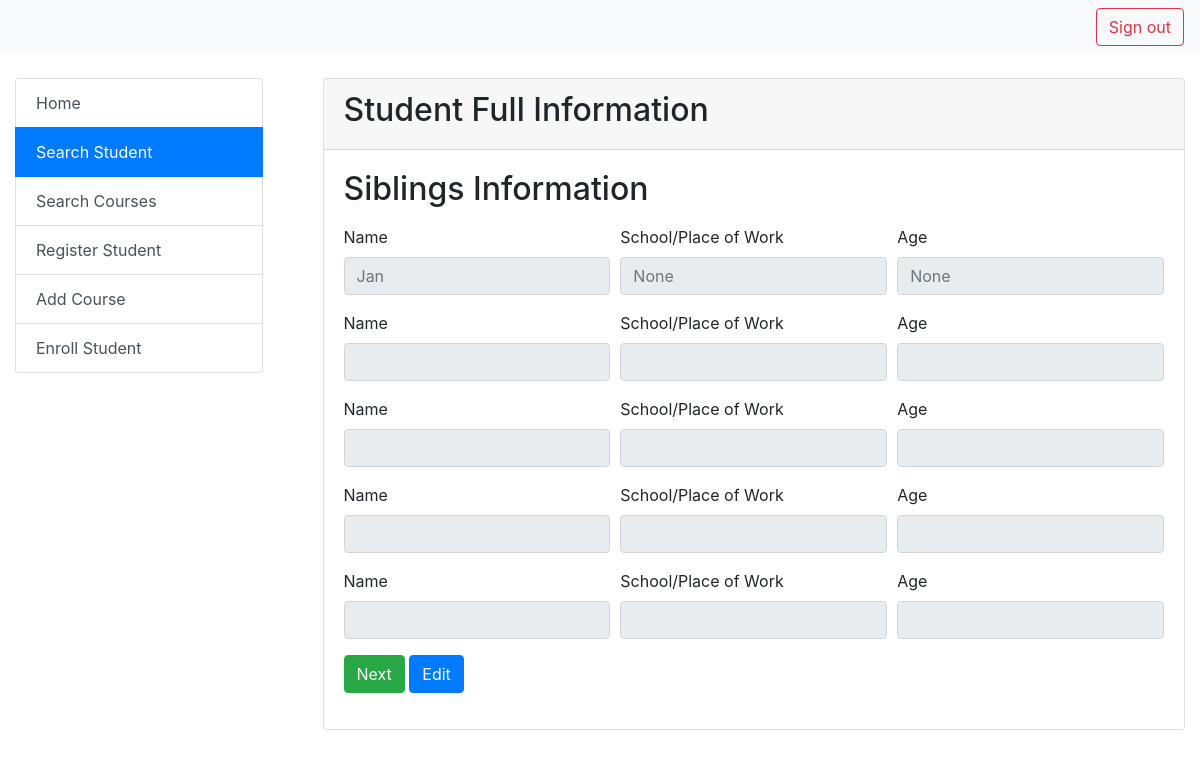
The page /About_Four.php?student_lrn=128138070151 (signed in) on the database its author committed.
### tables this page shows
CREATE TABLE `student_ranking` (
  `student_rank_id` int(40) NOT NULL,
  `Sibling_name` varchar(40) DEFAULT NULL,
  `Sibling_name_2` varchar(40) DEFAULT NULL,
  `Sibling_name_3` varchar(40) DEFAULT NULL,
  `Sibling_name_4` varchar(40) DEFAULT NULL,
  `Sibling_name_5` varchar(40) DEFAULT NULL,
  `Sibling_name_6` varchar(40) DEFAULT NULL,
  `Sibling_name_7` varchar(40) DEFAULT NULL,
  `Sibling_name_8` varchar(40) DEFAULT NULL,
  `Sibling_name_9` varchar(40) DEFAULT NULL,
  `School_work` varchar(40) DEFAULT NULL,
  `School_work_2` varchar(40) DEFAULT NULL,
  `School_work_3` varchar(40) DEFAULT NULL,
  `School_work_4` varchar(40) DEFAULT NULL,
  `School_work_5` varchar(40) DEFAULT NULL,
  `School_work_6` varchar(40) DEFAULT NULL,
  `School_work_7` varchar(40) DEFAULT NULL,
  `School_work_8` varchar(40) DEFAULT NULL,
  `School_work_9` varchar(40) DEFAULT NULL,
  `Age` varchar(40) DEFAULT NULL,
  `Age_1` varchar(40) DEFAULT NULL,
  `Age_2` varchar(40) DEFAULT NULL,
  `Age_3` varchar(40) DEFAULT NULL,
  `Age_4` varchar(40) DEFAULT NULL,
  `Age_5` varchar(40) DEFAULT NULL,
  `Age_6` varchar(40) DEFAULT NULL,
  `Age_7` varchar(40) DEFAULT NULL,
  `Age_8` varchar(40) DEFAULT NULL,
  `Age_9` varchar(40) DEFAULT NULL,
  `student_lrn` varchar(40) DEFAULT NULL
);

### About_Four.php (the view, shortened to what this page needs)
<?php
    include("Connect.php");
?>
<html lang="en">
    <head>
        <link rel="stylesheet" href="css/bootstrap.min.css">
    </head>
    <body>
        <?php
                if(isset($_GET['student_lrn']) && !empty($_GET['student_lrn'])) {
                    $student_lrn = $_GET['student_lrn'];
                }
        ?>
        <nav class="navbar navbar-light bg-light justify-content-between">
            <a class="btn btn-outline-danger my-2 my-sm-0" readonly type="submit" href="Logout.php">Sign out</a>
        </nav>
        <div class="row mt-4">
            <div class="col-6 col-md-3">
                <div class="container">
                    <div class="list-group">
                        <a href="Profile.php" class="list-group-item list-group-item-action">Home</a>
                        <a href="Student_Search.php" class="list-group-item list-group-item-action active">Search Student</a>
                        <a href="Courses_Search.php" class="list-group-item list-group-item-action">Search Courses</a>
                        <a href="Student_Register.php" class="list-group-item list-group-item-action">Register Student</a>
                        <a href="Add_Courses.php" class="list-group-item list-group-item-action">Add Course</a>
                        <a href="Student_Enroll.php" class="list-group-item list-group-item-action">Enroll Student</a>
                        </div>
                    </div>
            </div>
            <div class="col-11 col-md-9">
               <div class="container">
                    <div class="card">
                        <div class="card-header">
                            <h2>Student Full Information</h2>
                        </div>
                        <div class="card-body">
                            <div class="form-group">
                                <h2>Siblings Information</h2>
                            </div>
                            <?php
                                if(isset($_GET['student_lrn']) && !empty($_GET['student_lrn'])) {
                                    $student_lrn = $_GET['student_lrn'];
                                }
                            ?>
                            <?php
                                    $sql = "SELECT * FROM `student_ranking`
                                            INNER JOIN student_info ON `student_ranking`.`student_lrn` = student_info.student_lrn
                                            WHERE student_ranking.student_lrn = '$student_lrn';";
                                    $query = mysqli_query($connect, $sql);
                                    $fetch = mysqli_fetch_array($query);
                            ?>
                            <form>
                            <div class="form-row">
                                    <div class="form-group col-md-4">
                                        <label for="inputEmail4">Name</label>
                                        <input readonly type="text" class="form-control" id="inputEmail4" placeholder="<?php echo $fetch['Sibling_name']; ?>" name="SiblingsName1">
                                    </div>
                                    <div class="form-group col-md-4">
                                        <label for="inputPassword4">School/Place of Work</label>
                                        <input readonly type="text" class="form-control" id="inputPassword4" placeholder="<?php echo $fetch['School_work']; ?>" name="SiblingsPlace1">
                                    </div>
                                    <div class="form-group col-md-4">
                                        <label for="inputPassword4">Age</label>
                                        <input readonly type="text" class="form-control" id="inputPassword4" placeholder="<?php echo $fetch['Age']; ?>" name="SiblingsAge1">
                                    </div>
                                </div>
                                <div class="form-row">
                                    <div class="form-group col-md-4">
                                        <label for="inputEmail4">Name</label>
                                        <input readonly type="text" class="form-control" id="inputEmail4" placeholder="<?php echo $fetch['Sibling_name_2']; ?>" name="SiblingsName2">
                                    </div>
                                    <div class="form-group col-md-4">
                                        <label for="inputPassword4">School/Place of Work</label>
                                        <input readonly type="text" class="form-control" id="inputPassword4" placeholder="<?php echo $fetch['School_work_2']; ?>" name="SiblingsPlace2">
                                    </div>
                                    <div class="form-group col-md-4">
                                        <label for="inputPassword4">Age</label>
                                        <input readonly type="text" class="form-control" id="inputPassword4" placeholder="<?php echo $fetch['Age_2']; ?>" name="SiblingsAge2">
                                    </div>
                                </div>
                                <div class="form-row">
                                    <div class="form-group col-md-4">
                                        <label for="inputEmail4">Name</label>
                                        <input readonly type="text" class="form-control" id="inputEmail4" placeholder="<?php echo $fetch['Sibling_name_3']; ?>" name="SiblingsName3">
                                    </div>
                                    <div class="form-group col-md-4">
                                        <label for="inputPassword4">School/Place of Work</label>
                                        <input readonly type="text" class="form-control" id="inputPassword4" placeholder="<?php echo $fetch['School_work_3']; ?>" name="SiblingsPlace3">
                                    </div>
                                    <div class="form-group col-md-4">
                                        <label for="inputPassword4">Age</label>
                                        <input readonly type="text" class="form-control" id="inputPassword4" placeholder="<?php echo $fetch['Age_3']; ?>" name="SiblingsAge3">
                                    </div>
                                </div>
                                <div class="form-row">
                                    <div class="form-group col-md-4">
                                        <label for="inputEmail4">Name</label>
                                        <input readonly type="text" class="form-control" id="inputEmail4" placeholder="<?php echo $fetch['Sibling_name_4']; ?>" name="SiblingsName4">
                                    </div>
                                    <div class="form-group col-md-4">
                                        <label for="inputPassword4">School/Place of Work</label>
                                        <input readonly type="text" class="form-control" id="inputPassword4" placeholder="<?php echo $fetch['School_work_4']; ?>" name="SiblingsPlace4">
                                    </div>
                                    <div class="form-group col-md-4">
                                        <label for="inputPassword4">Age</label>
                                        <input readonly type="text" class="form-control" id="inputPassword4" placeholder="<?php echo $fetch['Age_4']; ?>" name="SiblingsAge4">
                                    </div>
                                </div>
                                <div class="form-row">
                                    <div class="form-group col-md-4">
                                        <label for="inputEmail4">Name</label>
                                        <input readonly type="text" class="form-control" id="inputEmail4" placeholder="<?php echo $fetch['Sibling_name_5']; ?>" name="SiblingsName5">
                                    </div>
                                    <div class="form-group col-md-4">
                                        <label for="inputPassword4">School/Place of Work</label>
                                        <input readonly type="text" class="form-control" id="inputPassword4" placeholder="<?php echo $fetch['School_work_5']; ?>" name="SiblingsPlace5">
                                    </div>
                                    <div class="form-group col-md-4">
                                        <label for="inputPassword4">Age</label>
                                        <input readonly type="text" class="form-control" id="inputPassword4" placeholder="<?php echo $fetch['Age_5']; ?>" name="SiblingsAge5">
                                    </div>
                                </div>
                                <?php
                                    echo "<a readonly type='button' class='btn btn-success' href='About_Five.php?student_lrn={$fetch['student_lrn']}'>Next</a>";
                                ?>
                                 <?php
                                    echo "<a type='button' class='btn btn-primary' href='Student_Edit_Five.php?student_lrn={$fetch['student_lrn']}'>Edit</a>";
                                ?>
                                </form>
                        </div>
                    </div>
               </div>
            </div>
        </div>
    </body>
</html>

### rows shown on the page
student_ranking: SiblingsName1 "Jan", SiblingsPlace1 "None", SiblingsAge1 "None"
